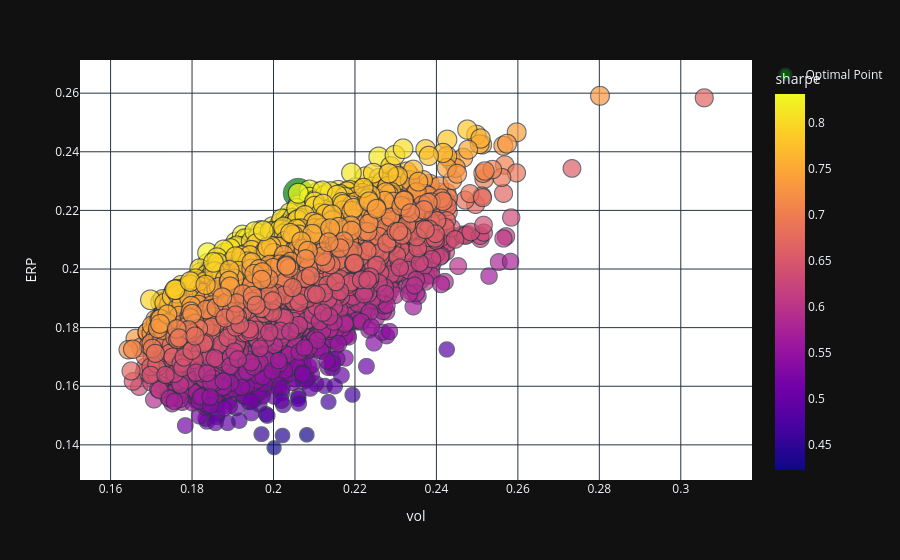

Notebook code for this chart:
### Code cell
fig = px.scatter(results, x = 'vol', y = 'ERP', color = 'sharpe', size = 'sharpe', hover_data = ['sharpe'] )
fig.add_trace(go.Scatter(x = [sd_sims[sharpe_sims.argmax()]], y = [ERP_sims[sharpe_sims.argmax()]], mode = 'markers', name = 'Optimal Point', marker = dict(size=[30], color = 'green')))
fig.update_layout({'plot_bgcolor': "white"})
fig.show()

### Figure 1 — Plotly figure (JSON) as saved in the notebook; plotly's stock layout.template omitted (floating-point values rounded to 4 significant figures; data arrays with more than 128 entries replaced by an {"elided": "..."} marker saying what was removed)
{"data": [{"customdata": {"elided": "10000x1 float values"}, "hovertemplate": "vol=%{x}<br>ERP=%{y}<br>sharpe=%{marker.color}<extra></extra>", "legendgroup": "", "marker": {"color": {"elided": "10000 float values"}, "coloraxis": "coloraxis", "size": {"elided": "10000 float values"}, "sizemode": "area", "sizeref": 0.002079, "symbol": "circle"}, "mode": "markers", "name": "", "showlegend": false, "x": {"elided": "10000 float values"}, "xaxis": "x", "y": {"elided": "10000 float values"}, "yaxis": "y", "type": "scattergl"}, {"marker": {"color": "green", "size": [30]}, "mode": "markers", "name": "Optimal Point", "x": [0.2061], "y": [0.2258], "type": "scatter"}], "layout": {"xaxis": {"anchor": "y", "domain": [0.0, 1.0], "title": {"text": "vol"}}, "yaxis": {"anchor": "x", "domain": [0.0, 1.0], "title": {"text": "ERP"}}, "coloraxis": {"colorbar": {"title": {"text": "sharpe"}}, "colorscale": [[0.0, "#0d0887"], [0.1111, "#46039f"], [0.2222, "#7201a8"], [0.3333, "#9c179e"], [0.4444, "#bd3786"], [0.5556, "#d8576b"], [0.6667, "#ed7953"], [0.7778, "#fb9f3a"], [0.8889, "#fdca26"], [1.0, "#f0f921"]]}, "legend": {"tracegroupgap": 0, "itemsizing": "constant"}, "margin": {"t": 60}, "plot_bgcolor": "white"}}
